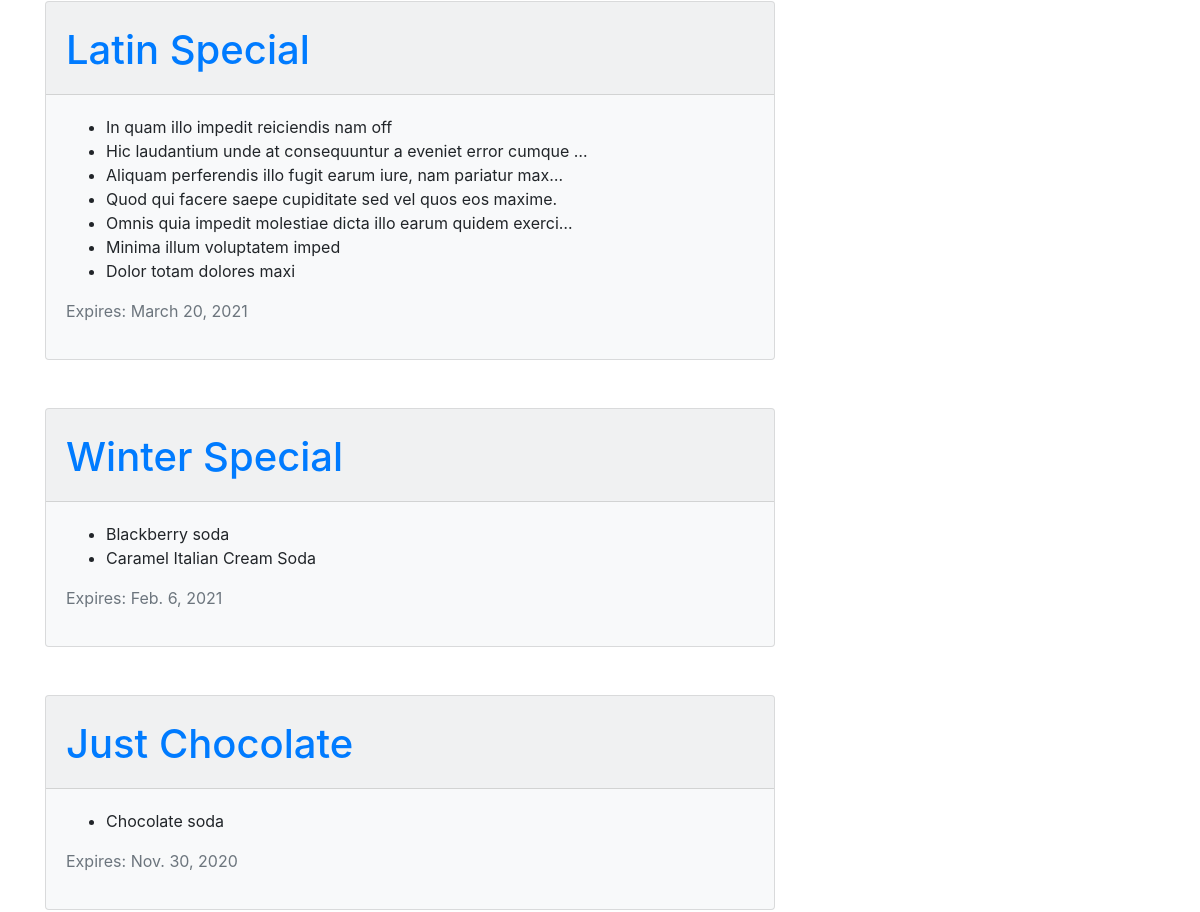
/ (middle part), run on an earlier commit of the app's database.
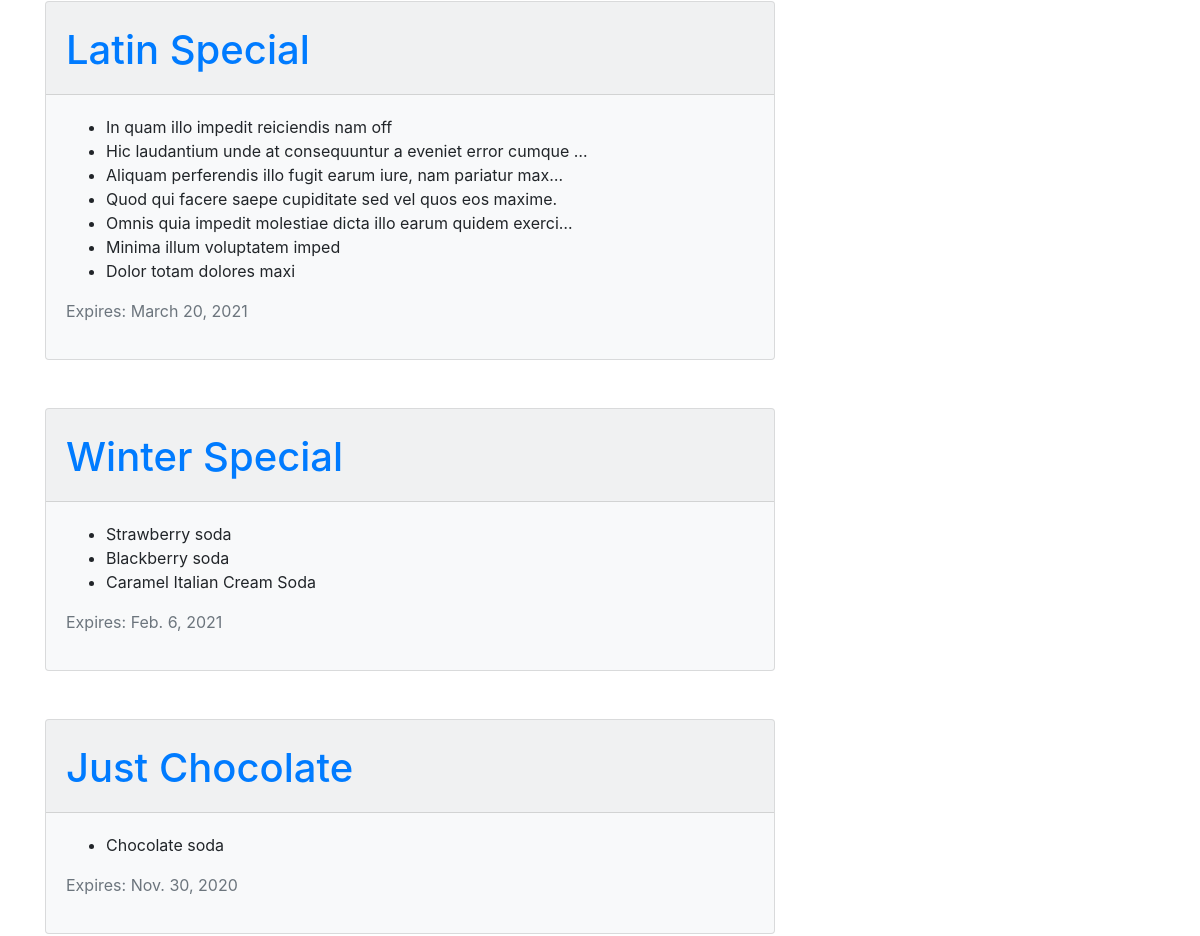
And on a later commit of the database.
### menu/models.py (models this page shows, shortened)
class Menu(models.Model):
    season = models.CharField(max_length=20)  # Required Field
    items = models.ManyToManyField('Item', related_name='items')  # Required Field
    created_date = models.DateTimeField(default=timezone.now)  # Auto-set Field
    expiration_date = models.DateField()  # Required Field

class Item(models.Model):
    name = models.CharField(max_length=200)
    description = models.TextField()
    chef = models.ForeignKey('auth.User', on_delete=models.CASCADE,)
    created_date = models.DateTimeField(default=timezone.now)
    standard = models.BooleanField(default=False)
    ingredients = models.ManyToManyField('Ingredient')
    def __str__(self):
        return self.name

### menu/views.py (the view)
# urls.py: path('', views.menu_list, name='menu_list'),
def menu_list(request):
    menus = models.Menu.objects.all().prefetch_related('items').filter(
        expiration_date__gte=timezone.now()).order_by('-expiration_date')
    return render(request, 'menu/menu_list.html', {'menus': menus})

### menu/templates/menu/menu_list.html (shortened to what this page needs)
{% extends 'base.html' %}
{% block content %}
    <div class="content container">
        <div class="row">
            <div class="col-md-8">
                {% for menu in menus %}
                    <div class="card bg-light mb-5 ">
                        <div class="card-header pt-4">
                            <h1>
                                <a href="{% url 'menu:menu_detail' pk=menu.pk %}">{{ menu.season|capfirst }}</a>
                            </h1>
                        </div>
                        <div class="card-body">
                            <ul>
                                {% for item in menu.items.all %}
                                    <li>{{ item|truncatechars_html:60 }}</li>
                                {% endfor %}
                            </ul>
                            <p class="text-secondary">Expires: {{ menu.expiration_date }}</p>
                        </div>
                    </div>
                {% endfor %}
        </div>
    </div>
{% endblock %}

What changed in the data, as far as the page shows it:
changed Menu "Winter Special": gains Item (name "Strawberry soda")
